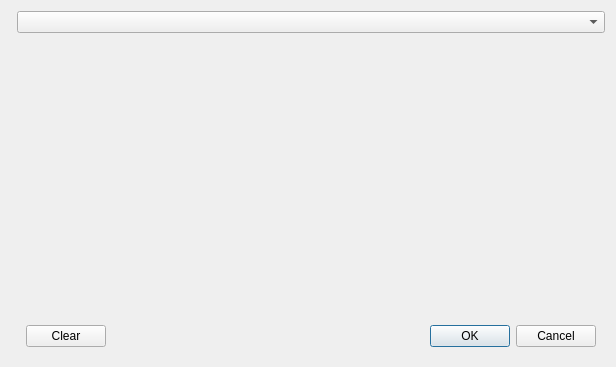
<?xml version="1.0" encoding="UTF-8"?>
<ui version="4.0">
 <class>ErrorDialog</class>
 <widget class="QDialog" name="ErrorDialog">
  <property name="geometry">
   <rect>
    <x>0</x>
    <y>0</y>
    <width>616</width>
    <height>367</height>
   </rect>
  </property>
  <property name="windowTitle">
   <string>Errors</string>
  </property>
  <layout class="QGridLayout" name="gridLayout">
   <item row="1" column="0" colspan="2">
    <widget class="QStackedWidget" name="stackedWidget"/>
   </item>
   <item row="0" column="1">
    <widget class="QComboBox" name="selectorComboBox"/>
   </item>
   <item row="2" column="1">
    <widget class="QFrame" name="frame">
     <property name="frameShape">
      <enum>QFrame::NoFrame</enum>
     </property>
     <property name="frameShadow">
      <enum>QFrame::Raised</enum>
     </property>
     <layout class="QHBoxLayout" name="horizontalLayout">
      <item>
       <widget class="QPushButton" name="pushButton">
        <property name="text">
         <string>Clear</string>
        </property>
       </widget>
      </item>
      <item>
       <widget class="QDialogButtonBox" name="buttonBox">
        <property name="orientation">
         <enum>Qt::Horizontal</enum>
        </property>
        <property name="standardButtons">
         <set>QDialogButtonBox::Cancel|QDialogButtonBox::Ok</set>
        </property>
       </widget>
      </item>
     </layout>
    </widget>
   </item>
  </layout>
 </widget>
 <resources/>
 <connections>
  <connection>
   <sender>buttonBox</sender>
   <signal>accepted()</signal>
   <receiver>ErrorDialog</receiver>
   <slot>accept()</slot>
   <hints>
    <hint type="sourcelabel">
     <x>248</x>
     <y>254</y>
    </hint>
    <hint type="destinationlabel">
     <x>157</x>
     <y>274</y>
    </hint>
   </hints>
  </connection>
  <connection>
   <sender>buttonBox</sender>
   <signal>rejected()</signal>
   <receiver>ErrorDialog</receiver>
   <slot>reject()</slot>
   <hints>
    <hint type="sourcelabel">
     <x>316</x>
     <y>260</y>
    </hint>
    <hint type="destinationlabel">
     <x>286</x>
     <y>274</y>
    </hint>
   </hints>
  </connection>
 </connections>
</ui>
